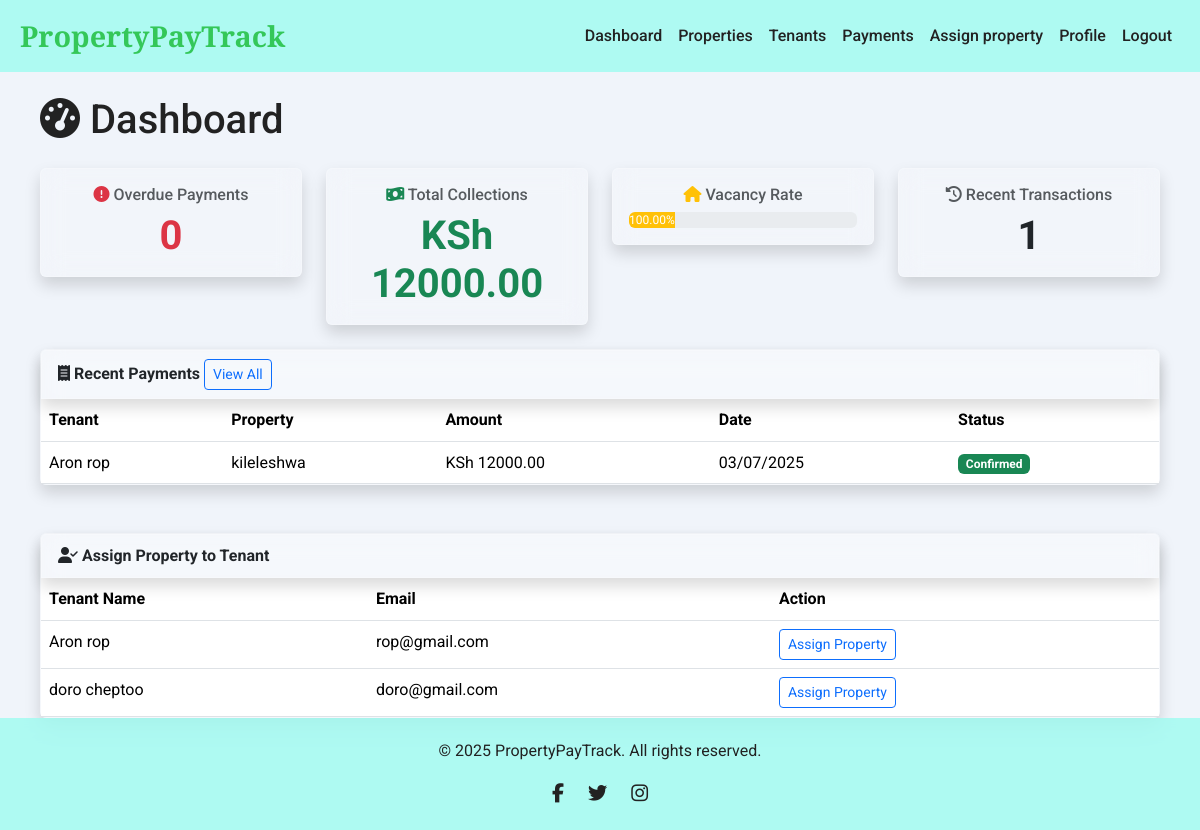
The page /landlord/dashboard (signed in) on the database its author committed.
### app/models.py (models this page shows, shortened)
class Property(db.Model):
    __tablename__ = 'property'
    id = db.Column(db.Integer, primary_key=True)
    name = db.Column(db.String(255), nullable=False)
    address = db.Column(db.String(255), nullable=False)
    payment_method = db.Column(db.String(20), nullable=False)
    transaction_id = db.Column(db.String(120), nullable=True)
    paybill_number = db.Column(db.String(20), nullable=True)
    fees = db.Column(db.Numeric(10, 2), nullable=True)
    status = db.Column(db.String(20), default='pending')
    property_type = db.Column(db.String(50), nullable=False)
    number_of_units = db.Column(db.Integer, nullable=False, default=1)
    landlord_id = db.Column(db.Integer, db.ForeignKey('user.id', ondelete='CASCADE'), nullable=False, index=True)
    county_name = db.Column(db.String(100), nullable=False)
    amenities = db.Column(db.Text, nullable=True)
    utility_bill_types = db.Column(db.Text, nullable=True)
    unit_numbers = db.Column(db.Text, nullable=False)
    deposit_amount = db.Column(db.Numeric(10, 2), nullable=True)
    deposit_policy = db.Column(db.Text, nullable=True)
    created_at = db.Column(db.DateTime, default=lambda: datetime.now(timezone.utc))
    updated_at = db.Column(db.DateTime, default=lambda: datetime.now(timezone.utc), onupdate=lambda: datetime.now(timezone.utc))
    tenants = db.relationship('Tenant', backref='property', lazy=True, cascade="all, delete-orphan")
    @property
    def amenities_list(self):
        try:
            return json.loads(self.amenities) if self.amenities else []
        except json.JSONDecodeError:
            return self.amenities.split(',') if self.amenities else []
    @property
    def utility_bill_list(self):
        try:
            return json.loads(self.utility_bill) if self.utility_bill else []
        except json.JSONDecodeError:
            return self.utility_bill.split(',') if self.utility_bill else []

class Payment(db.Model):
    __tablename__ = 'payment'
    id = db.Column(db.Integer, primary_key=True)
    tenant_id = db.Column(db.Integer, db.ForeignKey('tenant.id', ondelete='CASCADE'), nullable=False, index=True)
    amount = db.Column(db.Numeric(10, 2), nullable=False)
    payment_date = db.Column(db.DateTime, default=lambda: datetime.now(timezone.utc))
    status = db.Column(db.String(50), default='confirmed')
    payment_method = db.Column(db.String(50), nullable=True)
    transaction_id = db.Column(db.String(100), unique=True, nullable=True)
    is_offline = db.Column(db.Boolean, default=False)
    offline_reference = db.Column(db.String(100), nullable=True)
    description = db.Column(db.String(255))
    notes = db.Column(db.Text, nullable=True)
    invoice_id = db.Column(db.Integer, db.ForeignKey('invoice.id', ondelete='SET NULL'), nullable=True)
    invoice = db.relationship('Invoice', backref='payments', lazy=True)
    payer_id = db.Column(db.Integer, db.ForeignKey('user.id', ondelete='SET NULL'), nullable=True)
    created_at = db.Column(db.DateTime, default=lambda: datetime.now(timezone.utc))
    updated_at = db.Column(db.DateTime, default=lambda: datetime.now(timezone.utc), onupdate=lambda: datetime.now(timezone.utc))

class Tenant(db.Model):
    __tablename__ = 'tenant'
    id = db.Column(db.Integer, primary_key=True)
    user_id = db.Column(db.Integer, db.ForeignKey('user.id', ondelete='CASCADE'), unique=True, nullable=True, index=True)
    first_name = db.Column(db.String(100), nullable=False)
    last_name = db.Column(db.String(100), nullable=False)
    email = db.Column(db.String(120), nullable=True)
    phone_number = db.Column(db.String(20))
    rent_amount = db.Column(db.Numeric(10, 2), nullable=True, default=0.00)
    national_id = db.Column(db.String(50), nullable=True)
    status = db.Column(db.String(50), default='active')
    due_day_of_month = db.Column(db.Integer)
    grace_period_days = db.Column(db.Integer, default=5)
    lease_start_date = db.Column(db.Date)
    lease_end_date = db.Column(db.Date)
    property_id = db.Column(db.Integer, db.ForeignKey('property.id', ondelete='CASCADE'), nullable=True, index=True)
    unit_id = db.Column(db.Integer, db.ForeignKey('unit.id', ondelete='CASCADE'), nullable=True, index=True)
    unit = db.relationship('Unit', foreign_keys=[unit_id], backref='tenant', uselist=False)
    created_at = db.Column(db.DateTime, default=lambda: datetime.now(timezone.utc))
    updated_at = db.Column(db.DateTime, default=lambda: datetime.now(timezone.utc), onupdate=lambda: datetime.now(timezone.utc))
    payments = db.relationship('Payment', backref='tenant', lazy=True, cascade="all, delete-orphan")

### app/routes.py (the view, shortened to what this page needs)
@main.route('/landlord/dashboard')
@login_required
@roles_required('landlord')
def landlord_dashboard():
    try:
        metrics = {
            'overdue_payments': 0,
            'total_collections': 0.00,
            'vacancy_rate': 0.00,
            'recent_transactions': 0
        }
        recent_payments = []
        landlord_tenants = []  # Initialize for later use
        landlord_properties = Property.query.filter_by(landlord_id=current_user.id).all()
        landlord_property_ids = [p.id for p in landlord_properties]
        if landlord_property_ids:
            landlord_tenants = Tenant.query.filter(
                Tenant.property_id.in_(landlord_property_ids),
                Tenant.status == 'active'
            ).all()
            landlord_tenant_ids = [t.id for t in landlord_tenants]
            today = datetime.utcnow().date()
            current_month_start = today.replace(day=1)
            next_month_start = (datetime(today.year + (today.month == 12), (today.month % 12) + 1, 1)).date()
            for tenant in landlord_tenants:
                due_day = tenant.due_day_of_month or 1
                try:
                    due_date_this_month = current_month_start.replace(day=due_day)
                except ValueError:
                    due_date_this_month = (next_month_start - timedelta(days=1))
                effective_due_date = due_date_this_month + timedelta(days=tenant.grace_period_days or 0)
            metrics['total_collections'] = db.session.query(func.sum(Payment.amount)).filter(
                Payment.tenant_id.in_(landlord_tenant_ids),
                Payment.status == 'confirmed',
                Payment.payment_date >= current_month_start,
                Payment.payment_date < next_month_start
            ).scalar() or 0.00
            total_units = db.session.query(func.count(Unit.id)).filter(
                Unit.property_id.in_(landlord_property_ids),
                Unit.status != 'maintenance'
            ).scalar() or 0
            occupied_units = len(Tenant.query.filter(
                Tenant.property_id.in_(landlord_property_ids),
                Tenant.status == 'active',
                Tenant.unit_id != None
            ).join(Unit, Tenant.unit_id == Unit.id).all())
            if total_units > 0:
                metrics['vacancy_rate'] = round(((total_units - occupied_units) / total_units) * 100, 2)
            else:
                metrics['vacancy_rate'] = 0.00
            seven_days_ago = today - timedelta(days=7)
            metrics['recent_transactions'] = Payment.query.filter(
                Payment.tenant_id.in_(landlord_tenant_ids),
                Payment.status == 'confirmed',
                Payment.payment_date >= seven_days_ago
            ).count()
            recent_payments_query = Payment.query.filter(
                Payment.tenant_id.in_(landlord_tenant_ids),
                Payment.status == 'confirmed'
            ).join(Tenant).order_by(Payment.payment_date.desc()).limit(5).all()
            for payment in recent_payments_query:
                tenant = payment.tenant
                if not tenant:
                    continue
                recent_payments.append({
                    'tenant_name': f"{tenant.first_name} {tenant.last_name}" if tenant else 'Unknown',
                    'property_name': tenant.property.name if tenant and tenant.property else 'N/A',
                    'amount': payment.amount,
                    'payment_date': payment.payment_date,
                    'status': payment.status
                })
        return render_template(
            'landlord_dashboard.html',
            metrics=metrics,
            recent_payments=recent_payments,
            landlord_tenants=landlord_tenants  # 👈 Added
        )
    except Exception as e:
        logging.error("Dashboard error occurred:")
        logging.error(traceback.format_exc())  # Logs the full traceback
        flash(_l('An error occurred while loading the dashboard. Please try again.'), 'danger')
        return redirect(url_for('main.landing_page'))

### app/templates/landlord_dashboard.html (shortened to what this page needs)
{% extends 'base.html' %}
{% block content %}
<div class="dashboard-container jarallax" data-jarallax data-speed="0.8">
    <div class="container">
        <h1 class="mb-4" data-aos="fade-down"><i class="fas fa-tachometer-alt"></i> {{ _('Dashboard') }}</h1>
        <div class="row g-4 mb-4">
            <div class="col-6 col-md-3" data-aos="fade-up">
                <a href="{{ url_for('main.overdue_payment') }}" class="text-decoration-none">
                    <div class="card text-center bg-glass">
                        <div class="card-body">
                            <h6 class="card-title text-muted">
                                <i class="fas fa-exclamation-circle text-danger"></i> {{ _('Overdue Payments') }}
                            </h6>
                            <div class="display-6 fw-bold text-danger">{{ metrics.overdue_payments or 0 }}</div>
                        </div>
                    </div>
                </a>
            </div>
            <div class="col-6 col-md-3" data-aos="fade-up" data-aos-delay="200">
                <a href="{{ url_for('main.payments_history') }}" class="text-decoration-none">
                    <div class="card text-center bg-glass">
                        <div class="card-body">
                            <h6 class="card-title text-muted">
                                <i class="fas fa-money-bill-wave text-success"></i> {{ _('Total Collections') }}
                            </h6>
                            <div class="display-6 fw-bold text-success">KSh {{ "%.2f"|format(metrics.total_collections) }}</div>
                        </div>
                    </div>
                </a>
            </div>
            <div class="col-6 col-md-3" data-aos="fade-up" data-aos-delay="400">
                <div class="card text-center bg-glass">
                    <div class="card-body">
                        <h6 class="card-title text-muted">
                            <i class="fas fa-home text-warning"></i> {{ _('Vacancy Rate') }}
                        </h6>
                        <div class="progress">
                            <div class="progress-bar bg-warning" role="progressbar" width: {{ metrics.vacancy_rate }}% aria-valuenow="{{ metrics.vacancy_rate }}" aria-valuemin="0" aria-valuemax="100">
                                {{ "%.2f"|format(metrics.vacancy_rate) }}%
                            </div>
                        </div>
                    </div>
                </div>
            </div>
            <div class="col-6 col-md-3" data-aos="fade-up" data-aos-delay="600">
                <div class="card text-center bg-glass">
                    <div class="card-body">
                        <h6 class="card-title text-muted">
                            <i class="fas fa-history"></i> {{ _('Recent Transactions') }}
                        </h6>
                        <div class="display-6 fw-bold">{{ metrics.recent_transactions or 0 }}</div>
                    </div>
                </div>
            </div>
        </div>
        <div class="row" data-aos="fade-up" data-aos-delay="800">
            <div class="col-12">
                <div class="card bg-glass">
                    <div class="card-header bg-glass fw-bold">
                        <span><i class="fas fa-receipt"></i> {{ _('Recent Payments') }}</span>
                        <a href="{{ url_for('main.payments_history') }}" class="btn btn-sm btn-outline-primary">{{ _('View All') }}</a>
                    </div>
                    <div class="card-body p-0">
                        <div class="table-responsive">
                            <table class="table table-hover mb-0">
                                <thead>
                                    <tr>
                                        <th>{{ _('Tenant') }}</th>
                                        <th>{{ _('Property') }}</th>
                                        <th>{{ _('Amount') }}</th>
                                        <th>{{ _('Date') }}</th>
                                        <th>{{ _('Status') }}</th>
                                    </tr>
                                </thead>
                                <tbody>
                                    {% for payment in recent_payments %}
                                    <tr>
                                        <td data-label="Tenant">{{ payment.tenant_name }}</td>
                                        <td data-label="Property">{{ payment.property_name }}</td>
                                        <td data-label="Amount">KSh {{ "%.2f"|format(payment.amount) }}</td>
                                        <td data-label="Date">{{ payment.payment_date.strftime('%d/%m/%Y') }}</td>
                                        <td data-label="Status">
                                            <span class="badge bg-{{ 'success' if payment.status == 'confirmed' else 'pending' if payment.status == 'pending' else 'warning' }}">
                                                {{ _(payment.status.title()) }}
                                            </span>
                                        </td>
                                    </tr>
                                    {% else %}
                                    <tr>
                                        <td colspan="5" class="text-center text-muted">{{ _('No recent payments.') }}</td>
                                    </tr>
                                    {% endfor %}
                                </tbody>
                            </table>
                        </div>
                    </div>
                </div>
            </div>
        </div>
        <div class="row mt-5" data-aos="fade-up" data-aos-delay="1000">
            <div class="col-12">
                <div class="card bg-glass">
                    <div class="card-header bg-glass fw-bold">
                        <span><i class="fas fa-user-check"></i> {{ _('Assign Property to Tenant') }}</span>
                    </div>
                    <div class="card-body p-0">
                        <div class="table-responsive">
                            <table class="table table-hover mb-0">
                                <thead>
                                    <tr>
                                        <th>{{ _('Tenant Name') }}</th>
                                        <th>{{ _('Email') }}</th>
                                        <th>{{ _('Action') }}</th>
                                    </tr>
                                </thead>
                                <tbody>
                                    {% for tenant in landlord_tenants %}
                                    <tr>
                                        <td data-label="Tenant Name">{{ tenant.first_name }} {{ tenant.last_name }}</td>
                                        <td data-label="Email">{{ tenant.email }}</td>
                                        <td data-label="Action">
                                            <a href="{{ url_for('main.assign_property', tenant_id=tenant.id) }}" class="btn btn-outline-primary btn-sm">
                                                {{ _('Assign Property') }}
                                            </a>
                                        </td>
                                    </tr>
                                    {% else %}
                                    <tr>
                                        <td colspan="3" class="text-center text-muted">{{ _('No active tenants available.') }}</td>
                                    </tr>
                                    {% endfor %}
                                </tbody>
                            </table>
                        </div>
                    </div>
                </div>
            </div>
        </div>
    </div>
</div>
{% endblock %}

### rows shown on the page
Property: property_name "kileleshwa"
Payment: amount "12000.00", payment_date "03/07/2025"
Tenant: first_name "Aron", last_name "rop", email "rop@gmail.com"
Tenant: first_name "doro", last_name "cheptoo", email "doro@gmail.com"

### other values the page prints
{{ metrics.overdue_payments or 0 }} "0"
{{ "%.2f"|format(metrics.total_collections) }} "12000.00"
{{ "%.2f"|format(metrics.vacancy_rate) }} "100.00"
{{ metrics.recent_transactions or 0 }} "1"
{{ payment.tenant_name }} "Aron rop"
